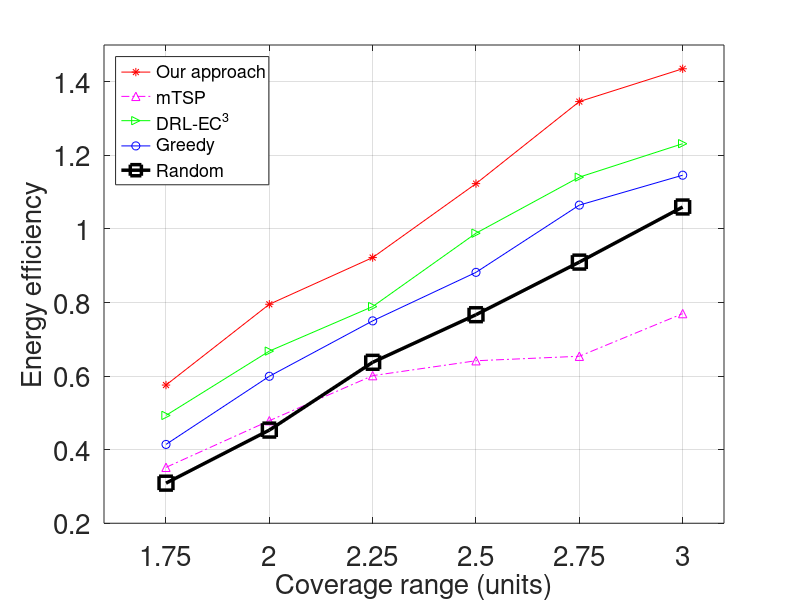

Reproduce this figure in MATLAB.
clear
figure(1)

coverage_range = 1.75:0.25:3;
centrilized_Energy_efficiency = [0.493156569506	0.667944101395 0.78897938992	0.988416592737	1.14083710577	1.23169859449];
mtsp_Energy_efficiency = [0.3519 0.4787 0.6012 0.6417 0.6539 0.7698];
distributed_Energy_efficiency = [0.5756288551859164	
    0.7952396550707543	
    0.9221848
    1.1231932206
    1.3462004288420828	
    1.435410
];
greedy_Energy_efficiency=[0.41424010716436394
	0.5994643999628746	
    0.7501135616265492
	0.8819750581523845
	1.0647694247847037
    1.1460801566620855
];
ramdom_Energy_efficiency=[0.3089475407001164
	0.45319349321968994
	0.6374742723723835
	0.7668175275046706
	0.9098665044258581
	1.0596660836098
];
plot(coverage_range,distributed_Energy_efficiency,'r-*',coverage_range,mtsp_Energy_efficiency,'m-.^',coverage_range,centrilized_Energy_efficiency,'g->',coverage_range,greedy_Energy_efficiency,'b-o',coverage_range,ramdom_Energy_efficiency,'k-s','Linewidth',2.5,'markersize',10)

xlim([1.6,3.1])
ylim([0.2,1.5])

set(gca,'xtick', (1.5:0.25:3.25),'fontsize',20)
set(gca,'ytick', (0.2:0.2:1.5),'fontsize',20)

legend({'Our approach','mTSP','DRL-EC^3','Greedy','Random'},'location','NorthWest','fontsize',13)

xlabel('Coverage range (units)','fontsize',20)
ylabel('Energy efficiency','fontsize',20)
grid on;
saveas(gcf,'cov_effi.pdf')
